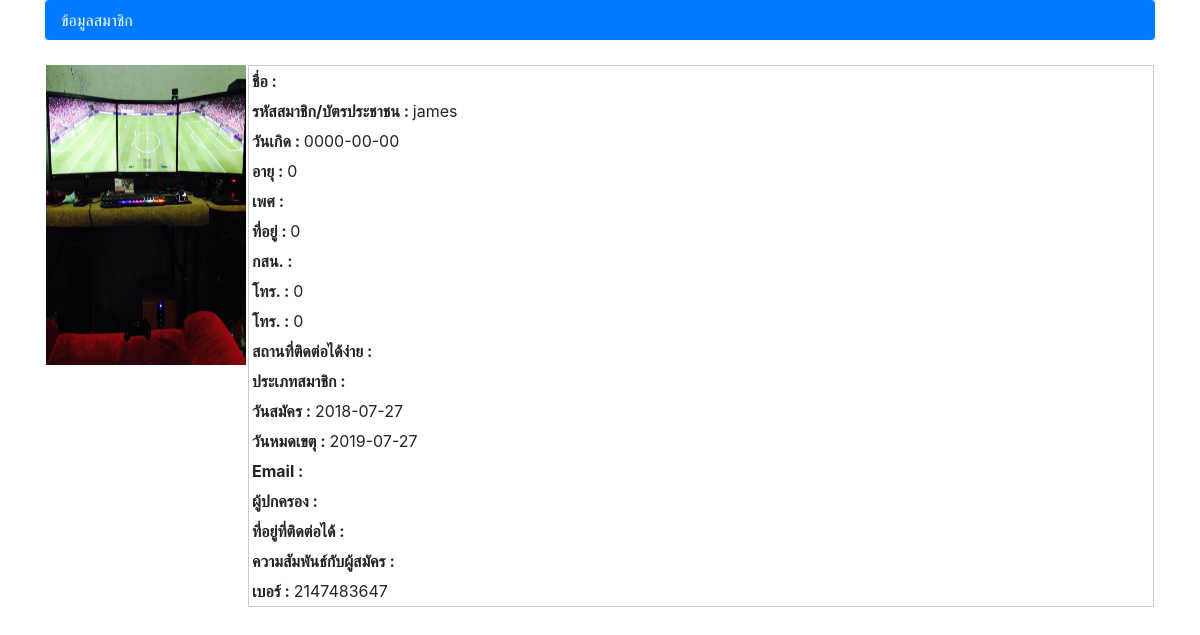
Before: /Admin/view_aMember.php?member_id=6 with the older database file.
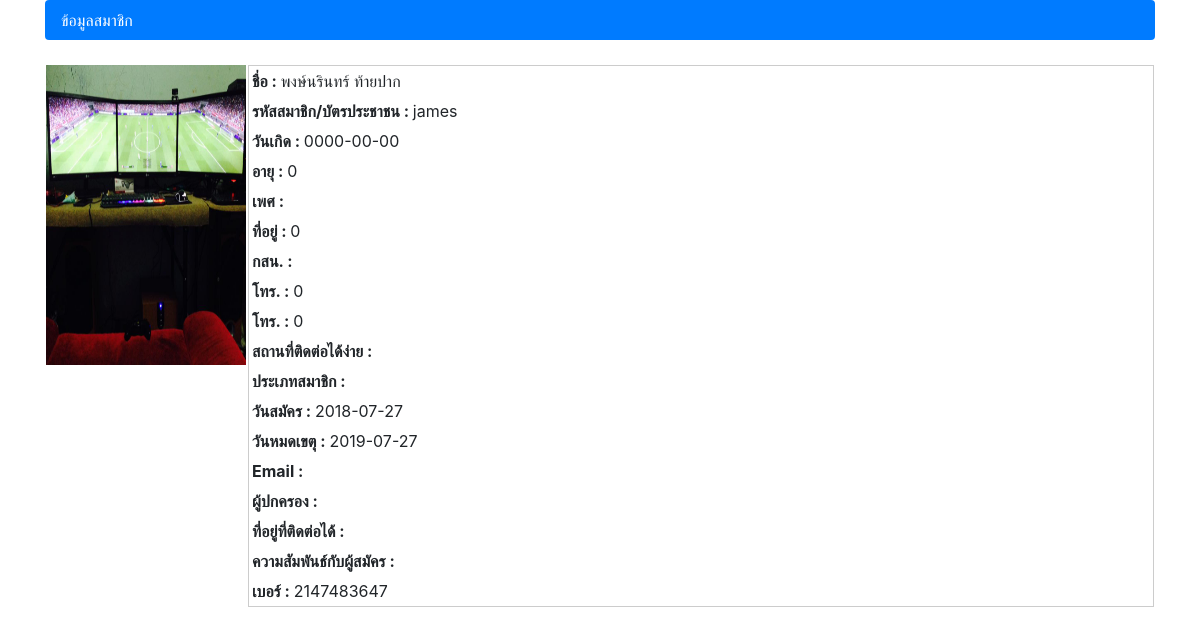
After: the same page with the newer database file.
### tables this page shows
CREATE TABLE `member` (
  `member_id` int(11) NOT NULL,
  `member_Library` varchar(50) NOT NULL,
  `member_user` varchar(50) NOT NULL,
  `member_Password` int(50) NOT NULL,
  `member_Prefix` varchar(10) NOT NULL,
  `member_Name` varchar(50) NOT NULL,
  `member_sex` varchar(10) NOT NULL,
  `member_Birth` date NOT NULL,
  `member_Age` int(11) NOT NULL,
  `member_Education` varchar(50) NOT NULL,
  `member_career` varchar(100) NOT NULL,
  `member_HouseNumber` varchar(200) NOT NULL,
  `member_province` varchar(255) NOT NULL,
  `member_Zip` int(10) NOT NULL,
  `member_Phone1` int(10) NOT NULL,
  `member_Phone2` int(10) NOT NULL,
  `member_EasyContact` varchar(200) NOT NULL,
  `member_MembershipType` varchar(50) NOT NULL,
  `member_Registration` date NOT NULL,
  `member_ExpiredDate` date NOT NULL,
  `member_Email` varchar(100) NOT NULL,
  `member_Image` varchar(100) NOT NULL,
  `member_Parent` varchar(100) NOT NULL,
  `member_Relationship` varchar(100) NOT NULL,
  `member_Contact` varchar(200) NOT NULL,
  `member_Telephone` int(10) NOT NULL,
  `member_Status` enum('สมาชิกใหม่','ใช้งาน','ไม่ใช้งาน') NOT NULL DEFAULT 'สมาชิกใหม่'
);

### Admin/view_aMember.php (the view, shortened to what this page needs)
<?php
include 'includes/config.php';
if (isset($_GET['member_id'])) {
  $colname_Member = $_GET['member_id'];
}
$query_Member = "SELECT * FROM member WHERE member_id = ".$colname_Member." ";
$Member = mysqli_query($conn, $query_Member) or die(mysqli_error($conn));
$rs = mysqli_fetch_assoc($Member);
?>
<!DOCTYPE html>
<html>
<head>
   <?php
    include("includes/head.inc.php");
   ?>
</head>
<body>
    <div class="container">
      <div class="row">
        <div class="col-md-12">
          <ul class="nav nav-pills flex-column">
            <li class="nav-item">
              <a href="#" class="active nav-link">ข้อมูลสมาชิก</a>
            </li>
          </ul>
          <br>
            <table width="100%">
              <tr>
                <td width="200" style="text-align: right; vertical-align: top;">
                  <?php
                    if($rs["member_Image"] == '0') {
                      $img = 'nopicture.png';
                    }else {
                      $img = $rs["member_Image"];
                    }
                  ?>
                  <img src="../img/<?php echo $img;?>" width="200" height="300">
                </td>
                <td style="vertical-align: top;">
                  <table style="background-color: #fff; width: 100%; border: solid 1px #ccc;" cellpadding="0" cellspacing="0">
                    <tr>
                      <td class="txt_left col1" style="padding: 3px;"><strong>ชื่อ : </strong><?php echo $rs["member_Prefix"]; echo $rs["member_Name"]; ?></td>
                    </tr>
                    <tr>
                      <td class="txt_left col1" style="padding: 3px;"><strong>รหัสสมาชิก/บัตรประชาชน : </strong><?php echo $rs["member_user"]; ?></td>
                    </tr>
                    <tr>
                      <td class="txt_left col1" style="padding: 3px;"><strong>วันเกิด : </strong><?php echo $rs["member_Birth"]; ?></td>
                    </tr>
                    <tr>
                      <td class="txt_left col1" style="padding: 3px;"><strong>อายุ : </strong><?php echo $rs["member_Age"]; ?></td>
                    </tr>
                    <tr>
                      <td class="txt_left col1" style="padding: 3px;"><strong>เพศ : </strong><?php echo $rs["member_sex"]; ?></td>
                    </tr>
                    <tr>
                      <td class="txt_left col1" style="padding: 3px;"><strong>ที่อยู่ : </strong><?php  echo $rs["member_HouseNumber"]; echo $rs["member_province"]; echo $rs["member_Zip"]; ?></td>
                    </tr>
                    <tr>
                      <td class="txt_left col1" style="padding: 3px;"><strong>กสน. : </strong><?php echo $rs["member_Library"]; ?></td>
                    </tr>
                    <tr>
                      <td class="txt_left col1" style="padding: 3px;"><strong>โทร. : </strong><?php echo $rs["member_Phone1"]; ?></td>
                    </tr>
                    <tr>
                      <td class="txt_left col1" style="padding: 3px;"><strong>โทร. : </strong><?php echo $rs["member_Phone2"]; ?></td>
                    </tr>
                    <tr>
                      <td class="txt_left col1" style="padding: 3px;"><strong>สถานที่ติดต่อได้ง่าย : </strong><?php echo $rs["member_EasyContact"]; ?></td>
                    </tr>
                    <tr>
                      <td class="txt_left col1" style="padding: 3px;"><strong>ประเภทสมาชิก : </strong> <?php echo $rs["member_MembershipType"]; ?></td>
                    </tr>
                    <tr>
                      <td class="txt_left col1" style="padding: 3px;"><strong>วันสมัคร : </strong><?php echo ($rs["member_Registration"]);?></td>
                    </tr>
                    <tr>
                      <td class="txt_left col1" style="padding: 3px;"><strong>วันหมดเขตุ : </strong><?php echo ($rs["member_ExpiredDate"]);?></td>
                    </tr>
                    <tr>
                    <tr>
                      <td class="txt_left col1" style="padding: 3px;"><strong>Email : </strong><?php echo ($rs["member_Email"]);?></td>
                    </tr>
                    <tr>
                      <td class="txt_left col1" style="padding: 3px;"><strong>ผู้ปกครอง : </strong><?php echo ($rs["member_Parent"]);?></td>
                    </tr>
                    <tr>
                      <td class="txt_left col1" style="padding: 3px;"><strong>ที่อยู่ที่ติดต่อได้ : </strong><?php echo ($rs["member_Contact"]);?></td>
                    </tr>
                    <tr>
                      <td class="txt_left col1" style="padding: 3px;"><strong>ความสัมพันธ์กับผู้สมัคร : </strong><?php echo ($rs["member_Relationship"]);?></td>
                    </tr>
                    <tr>
                      <td class="txt_left col1" style="padding: 3px;"><strong>เบอร์ : </strong><?php echo ($rs["member_Telephone"]);?></td>
                    </tr>
                  </table>
                </td>
              </tr>
              </table>
        </div>
      </div>
    </div>
   <br>
   <br>
</body>
</html>

Changed rows visible on the page:
changed member "james": member_Name (not shown) → "พงษ์นรินทร์ ท้ายปาก"
